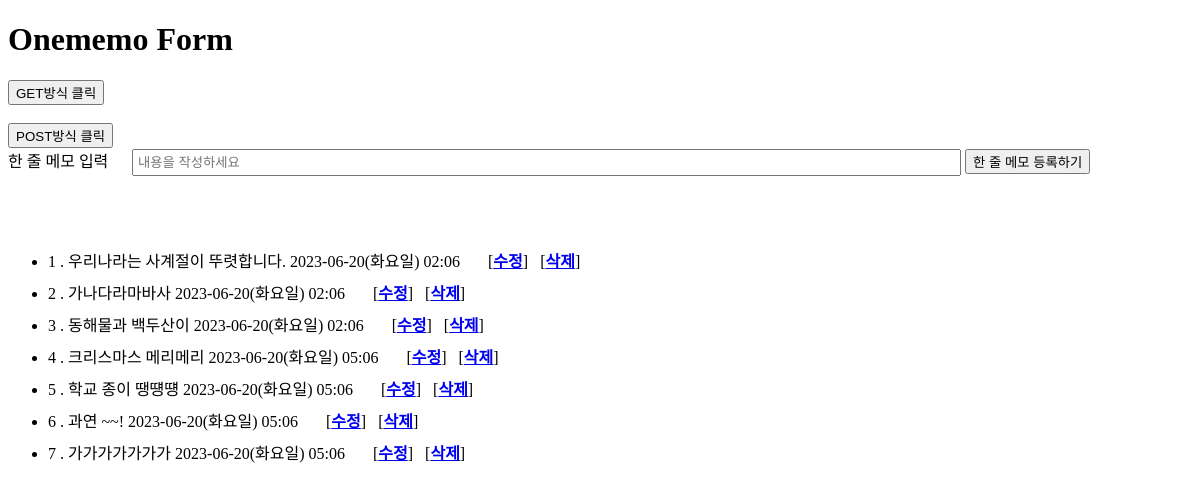
The app's page /onememos/, older data.
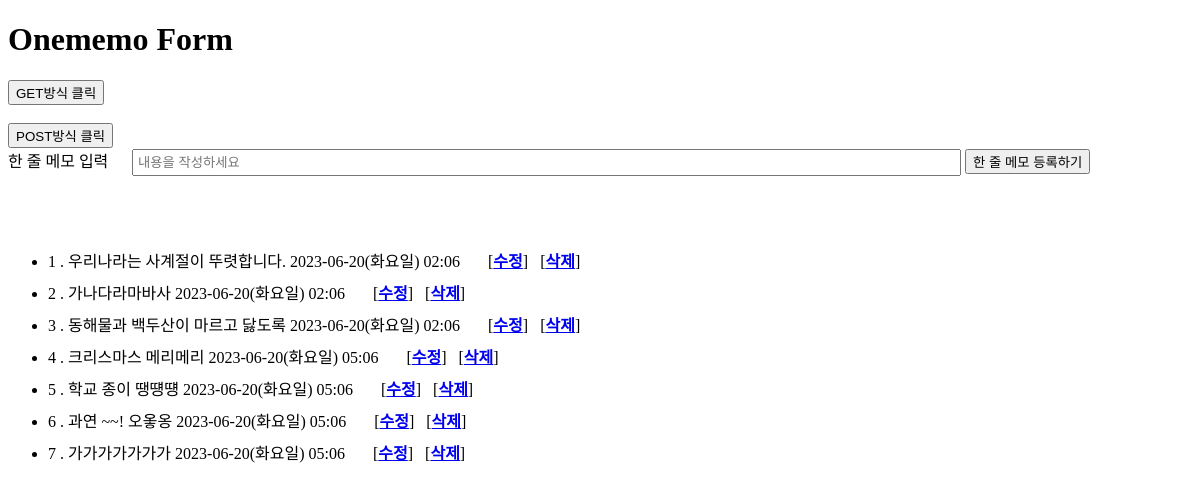
The same page, newer data.
### onememos/models.py (models this page shows, shortened)
class Memo( models.Model ):
	memo_text = models.CharField( max_length=200 )
	published_date = models.DateTimeField( auto_now_add=True )

### onememos/views.py (the view)
# urls.py: path( '' , views.index, name='index' ),
def index( request ) :
	lists = Memo.objects.all()
	data = { 'lists' : lists }
	return render ( request, 'main.html', data )

### onememos/templates/main.html (shortened to what this page needs)
<!DOCTYPE html>
<html>
	<head>
	</head>
	<body>
		<h1> Onememo Form</h1>
		<form action="http://localhost:8000/onememos/writeMemo/" method="GET">
			<button>GET방식 클릭 </button>
		</form>
		<br>
		<form action="http://localhost:8000/onememos/writeMemo/" method="POST">
			<button>POST방식 클릭</button>
		</form>
		<form action="HTTP://localhost:8000/onememos/createMemo/" method ="POST" id="memoWriteForm">
			<label for="memo"> 한 줄 메모 입력 </label>
			<input type="text" id="memo" name="memoContent" size="100" placeholder ="내용을 작성하세요" autocomplete = "Off" >
			<button type="submit" form="memoWriteForm"> 한 줄 메모 등록하기</button>
		</form>
		<div style="padding-top:50px;">
			<ul style="line-height: 2em;">
				{% for article in lists %}
					<li>
						{{ article.id }} .
						{{ article.memo_text }}
						{{ article.published_date|date:'Y-m-d(D) h:m'}}
						&nbsp; &nbsp; &nbsp;
						[<a href="./edit/{{article.id}}" style="font-weight: bold;">수정</a>]
						&nbsp;
						[<a href="./delete/{{article.id}}" style="font-weight: bold;">삭제</a>]
					</li>
				{% endfor %}
			</ul>
		</div>
	</body>
</html>

### onememos/templates/main.html (style rules this page uses)
form > label { display : inline-block; width: 120px; }
form > input { padding: 4px; margin-bottom: 4px; }

Row changes from the older to the newer data that the page shows:
changed Memo id 3: memo_text "동해물과 백두산이" → "동해물과 백두산이 마르고 닳도록"
changed Memo id 6: memo_text "과연 ~~!" → "과연 ~~! 오옿옹"
